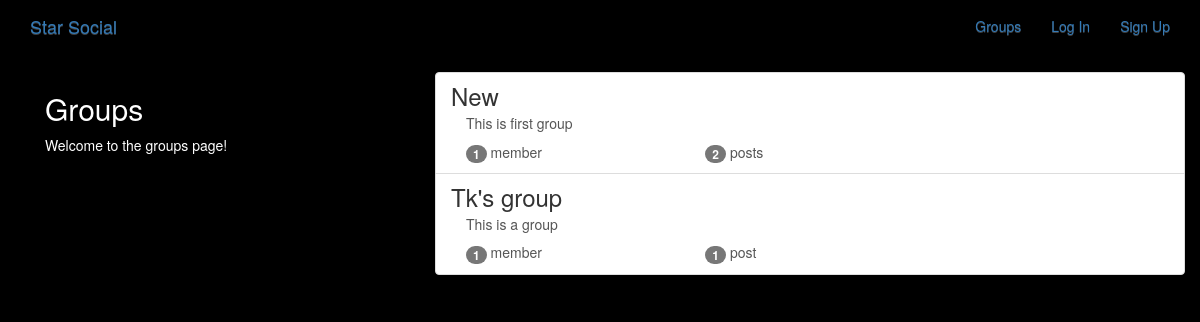
The app's page /groups/ with its own data.
### groups/models.py (models this page shows, shortened)
class Group(models.Model):
    name = models.CharField(max_length=250, unique=True)
    slug = models.SlugField(allow_unicode=True, unique=True)
    description = models.TextField(blank=True, default='')
    description_html = models.TextField(editable=False, default='', blank=True)
    members = models.ManyToManyField(User, through='GroupMember')
    class Meta:
        ordering = ['name']

### groups/views.py (the view)
# urls.py: path('', views.ListGroups.as_view(), name="all"),
class ListGroups(generic.ListView):
    model = Group

### groups/templates/groups/group_list.html (shortened to what this page needs)
{% extends "groups/group_base.html" %}
{% block pregroup %}
    <div class="col-md-4">
        <div class="content">
            <h2>Groups</h2>
            <p>Welcome to the groups page!</p>
        </div>
    </div>
{% endblock %}
{% block group_content %}
    <div class="col-md-8">
        <div class="list-group">
            {% for group in object_list %}
            <a class="list-group-item" href="{% url 'groups:single' slug=group.slug %}">
                <h3 class="title list-group-item-heading">{{group.name}}</h3>
                <div class="list-group-item-text container-fluid">
                    {{ group.description_html|safe}}
                    <div class="row">
                        <div class="col-md-4">
                            <span class="badge">{{group.members.count}}</span>
                            member{{group.members.count|pluralize}}
                        </div>
                        <div class="col-md-4">
                            <span class="badge">{{group.posts.count}}</span>
                            post{{group.posts.count|pluralize}}
                        </div>
                    </div>
                </div>
            </a>
            {% endfor %}
        </div>
    </div>
{% endblock %}

### groups/templates/groups/group_base.html (shortened to what this page needs)
{% extends "base.html" %}
{% block content %}
    <div class="container">
        <div class="row">
            {% block pregroup %}{% endblock %}
            {% block group_content %}{% endblock %}
        </div>
    </div>
{% endblock %}

### templates/base.html (shortened to what this page needs)
<!DOCTYPE html>
{% load static %}
<html lang="en">
<head>
    <link rel="stylesheet" href="https://maxcdn.bootstrapcdn.com/bootstrap/3.3.7/css/bootstrap.min.css">
    <link rel="stylesheet" href="https://maxcdn.bootstrapcdn.com/bootstrap/3.3.7/css/bootstrap-theme.min.css">
    <link rel="stylesheet" href="{% static 'social_site/css/master.css' %}">
</head>
<body>
    <nav class="navbar mynav" role="navigation" id="navbar">
        <div class="container">
            <a class="navbar-brand mynav" href="{% url 'home' %}">Star Social</a>
            <ul class="nav navbar-nav navbar-right">
                {% if user.is_authenticated %}
                    <li><a href="{% url 'posts:create' %}">Post</a></li>
                    <li><a href="{% url 'groups:all' %}">Groups</a></li>
                    <li><a href="{% url 'groups:create' %}">Create</a></li>
                    <li><a href="{% url 'accounts:logout' %}">Log Out</a></li>
                {% else %}
                    <li><a href="{% url 'groups:all' %}">Groups</a></li>
                    <li><a href="{% url 'accounts:login' %}">Log In</a></li>
                    <li><a href="{% url 'accounts:signup' %}">Sign Up</a></li>
                {% endif %}
            </ul>
        </div>
    </nav>
    <div id="canvas" class="container mycontent">
        {% block content %}
        {% endblock %}
    </div>
</body>
</html>

### static/social_site/css/master.css (style rules this page uses)
body { margin: 0; overflow: hidden; background-color: black; color:white; }

### records on screen
Group: name "New", description_html "This is first group", members.count "1", posts.count "2"
Group: name "Tk's group", description_html "This is a group", members.count "1", posts.count "1"
